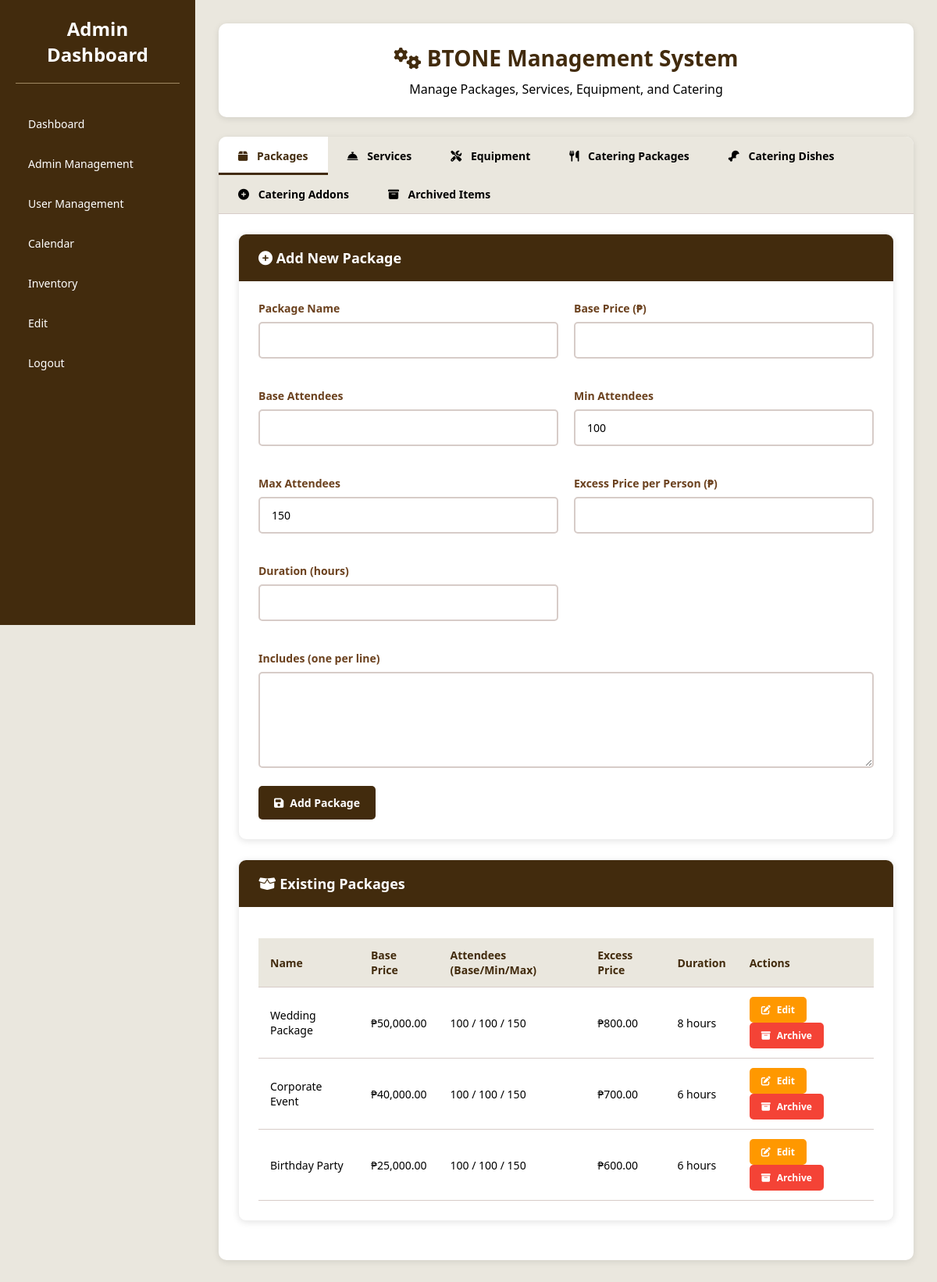
The page /admin/PHP/admin_management.php (signed in) on the database as committed earlier.
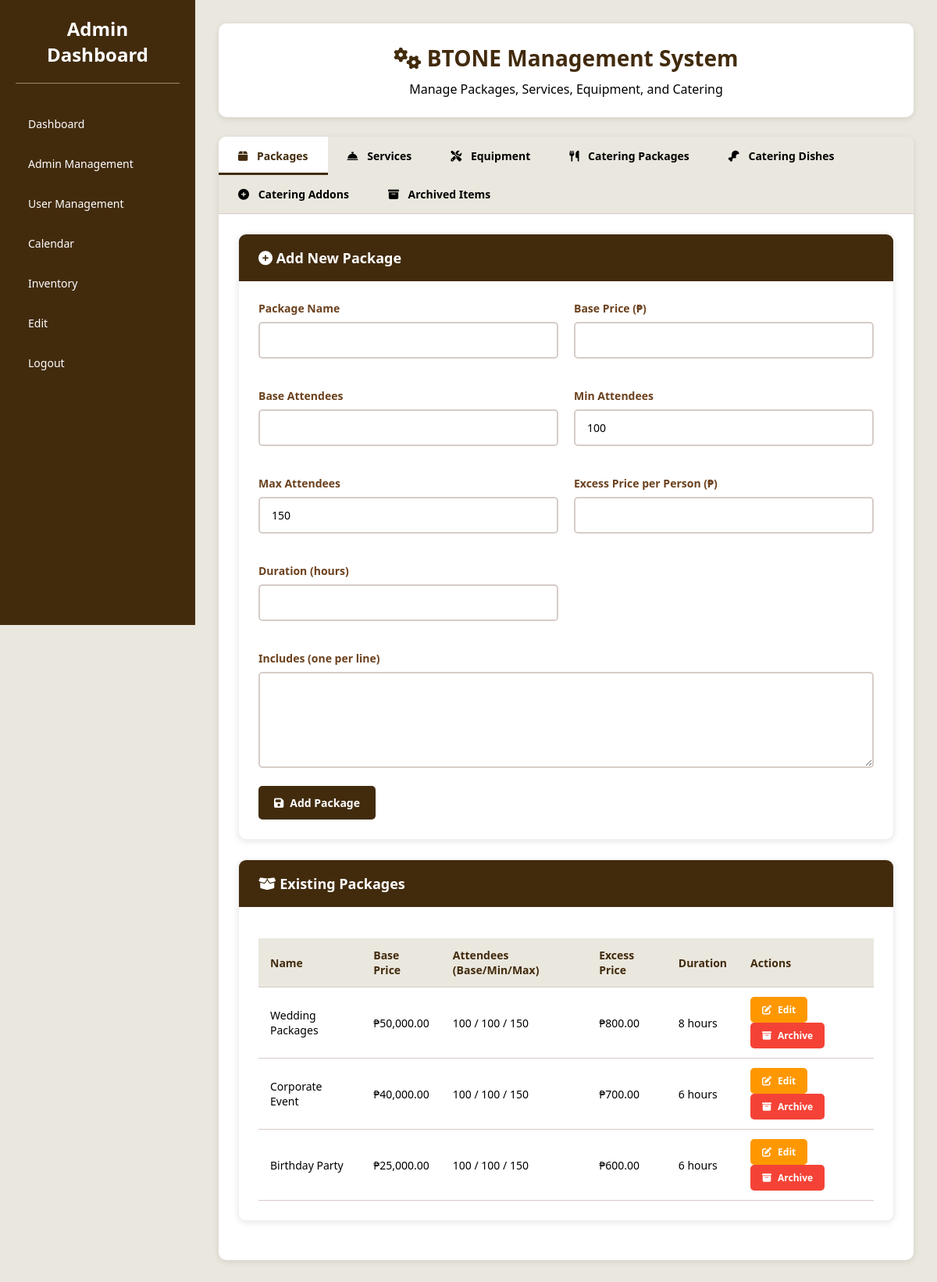
The same page on the database as committed later.
### tables this page shows
CREATE TABLE IF NOT EXISTS `packages` (
  `id` int NOT NULL AUTO_INCREMENT,
  `name` varchar(100) NOT NULL,
  `base_price` decimal(10,2) NOT NULL,
  `base_attendees` int NOT NULL,
  `min_attendees` int NOT NULL DEFAULT '100',
  `max_attendees` int NOT NULL DEFAULT '150',
  `excess_price` decimal(10,2) NOT NULL,
  `duration` int NOT NULL,
  `includes` text NOT NULL,
  `status` enum('active','inactive') DEFAULT 'active',
  `created_at` timestamp NULL DEFAULT CURRENT_TIMESTAMP,
  PRIMARY KEY (`id`)
);

### admin/PHP/admin_management.php (the view, shortened to what the changed rows need)
<?php
$host = 'localhost';
$dbname = 'btonedatabase';
$username = 'root';
$password = '';
try {
    $pdo = new PDO("mysql:host=$host;dbname=$dbname;charset=utf8mb4", $username, $password);
    $pdo->setAttribute(PDO::ATTR_ERRMODE, PDO::ERRMODE_EXCEPTION);
} catch (PDOException $e) {
    die("Database Connection Failed: " . $e->getMessage());
}
$pdo->exec("
    CREATE TABLE IF NOT EXISTS archived_packages (
        id INT AUTO_INCREMENT PRIMARY KEY,
        original_id INT NOT NULL,
        name VARCHAR(100) NOT NULL,
        base_price DECIMAL(10,2) NOT NULL,
        base_attendees INT NOT NULL,
        min_attendees INT DEFAULT 100,
        max_attendees INT DEFAULT 150,
        excess_price DECIMAL(10,2) NOT NULL,
        duration INT NOT NULL,
        includes TEXT NOT NULL,
        archived_at TIMESTAMP DEFAULT CURRENT_TIMESTAMP,
        archived_by INT,
        reason TEXT
    )
");
$pdo->exec("
    CREATE TABLE IF NOT EXISTS archived_services (
        id INT AUTO_INCREMENT PRIMARY KEY,
        original_id INT NOT NULL,
        name VARCHAR(100) NOT NULL,
        price DECIMAL(10,2) NOT NULL,
        description TEXT,
        category VARCHAR(50) DEFAULT 'General',
        archived_at TIMESTAMP DEFAULT CURRENT_TIMESTAMP,
        archived_by INT,
        reason TEXT
    )
");
$pdo->exec("
    CREATE TABLE IF NOT EXISTS catering_packages (
        id INT AUTO_INCREMENT PRIMARY KEY,
        name VARCHAR(100) NOT NULL,
        base_price DECIMAL(10,2) NOT NULL,
        min_attendees INT NOT NULL DEFAULT 100,
        dish_count INT NOT NULL,
        includes TEXT NOT NULL,
        status ENUM('active', 'inactive') DEFAULT 'active',
        created_at TIMESTAMP DEFAULT CURRENT_TIMESTAMP,
        updated_at TIMESTAMP DEFAULT CURRENT_TIMESTAMP ON UPDATE CURRENT_TIMESTAMP
    )
");
$pdo->exec("
    CREATE TABLE IF NOT EXISTS catering_dishes (
        id INT AUTO_INCREMENT PRIMARY KEY,
        name VARCHAR(100) NOT NULL,
        category ENUM('Pork','Chicken','Beef','Fish','Vegetables','Pasta','Dessert','Juice','Soup','Appetizer') NOT NULL,
        description TEXT,
        is_default TINYINT(1) DEFAULT 0,
        status ENUM('active', 'inactive') DEFAULT 'active',
        created_at TIMESTAMP DEFAULT CURRENT_TIMESTAMP,
        updated_at TIMESTAMP DEFAULT CURRENT_TIMESTAMP ON UPDATE CURRENT_TIMESTAMP
    )
");
$pdo->exec("
    CREATE TABLE IF NOT EXISTS catering_addons (
        id INT AUTO_INCREMENT PRIMARY KEY,
        name VARCHAR(100) NOT NULL,
        price DECIMAL(10,2) NOT NULL,
        description TEXT,
        status ENUM('active', 'inactive') DEFAULT 'active',
        created_at TIMESTAMP DEFAULT CURRENT_TIMESTAMP,
        updated_at TIMESTAMP DEFAULT CURRENT_TIMESTAMP ON UPDATE CURRENT_TIMESTAMP
    )
");
$pdo->exec("
    CREATE TABLE IF NOT EXISTS archived_catering_packages (
        id INT AUTO_INCREMENT PRIMARY KEY,
        original_id INT NOT NULL,
        name VARCHAR(100) NOT NULL,
        base_price DECIMAL(10,2) NOT NULL,
        min_attendees INT NOT NULL DEFAULT 100,
        dish_count INT NOT NULL,
        includes TEXT NOT NULL,
        archived_at TIMESTAMP DEFAULT CURRENT_TIMESTAMP,
        archived_by INT,
        reason TEXT
    )
");
$pdo->exec("
    CREATE TABLE IF NOT EXISTS archived_catering_dishes (
        id INT AUTO_INCREMENT PRIMARY KEY,
        original_id INT NOT NULL,
        name VARCHAR(100) NOT NULL,
        category ENUM('Pork','Chicken','Beef','Fish','Vegetables','Pasta','Dessert','Juice','Soup','Appetizer') NOT NULL,
        description TEXT,
        archived_at TIMESTAMP DEFAULT CURRENT_TIMESTAMP,
        archived_by INT,
        reason TEXT
    )
");
$pdo->exec("
    CREATE TABLE IF NOT EXISTS archived_catering_addons (
        id INT AUTO_INCREMENT PRIMARY KEY,
        original_id INT NOT NULL,
        name VARCHAR(100) NOT NULL,
        price DECIMAL(10,2) NOT NULL,
        description TEXT,
        archived_at TIMESTAMP DEFAULT CURRENT_TIMESTAMP,
        archived_by INT,
        reason TEXT
    )
");
$packages = $pdo->query("SELECT * FROM packages")->fetchAll();
$active_tab = 'packages';
?>
<!DOCTYPE html>
<html lang="en">
<head>
    <link rel="stylesheet" href="https://cdnjs.cloudflare.com/ajax/libs/font-awesome/6.4.0/css/all.min.css">
</head>
<body>
    <div class="dashboard-container">
        <nav class="sidebar">
            <div class="logo">
        <h2>Admin Dashboard</h2>
    </div>
</nav>
        <main class="main-content">
            <div class="management-container">
                <div class="management-header">
                    <h1><i class="fas fa-cogs"></i> BTONE Management System</h1>
                </div>
                <div class="tab-container">
                    <div id="packages-tab" class="tab-content <?php echo $active_tab == 'packages' ? 'active' : ''; ?>">
                        <div class="card">
                            <div class="card-body">
                                <div class="table-container">
                                    <table class="table">
                                        <thead>
                                            <tr>
                                                <th>Name</th>
                                                <th>Base Price</th>
                                                <th>Attendees (Base/Min/Max)</th>
                                                <th>Excess Price</th>
                                                <th>Duration</th>
                                                <th>Actions</th>
                                            </tr>
                                        </thead>
                                        <tbody>
                                            <?php foreach ($packages as $package): ?>
                                            <tr>
                                                <td><?php echo htmlspecialchars($package['name']); ?></td>
                                                <td>₱<?php echo number_format($package['base_price'], 2); ?></td>
                                                <td><?php echo $package['base_attendees']; ?> / <?php echo $package['min_attendees']; ?> / <?php echo $package['max_attendees']; ?></td>
                                                <td>₱<?php echo number_format($package['excess_price'], 2); ?></td>
                                                <td><?php echo $package['duration']; ?> hours</td>
                                                <td>
                                                    <a href="?edit_package=<?php echo $package['id']; ?>" class="btn btn-warning btn-sm">
                                                        <i class="fas fa-edit"></i> Edit
                                                    </a>
                                                    <button class="btn btn-danger btn-sm" onclick="archiveItem('package', <?php echo $package['id']; ?>)">
                                                        <i class="fas fa-archive"></i> Archive
                                                    </button>
                                                </td>
                                            </tr>
                                            <?php endforeach; ?>
                                        </tbody>
                                    </table>
                                </div>
                            </div>
                        </div>
                    </div>
                </div>
            </div>
        </main>
    </div>
</body>
</html>

Rows that differ between the two databases and show on the page:
changed packages: name "Wedding Package" → "Wedding Packages"
